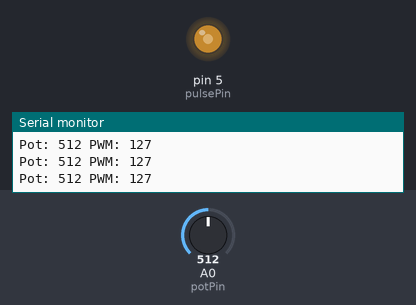
Simulated run of this sketch. Board: Arduino Uno, built with avr-gcc and run on an emulated ATmega328P. Parts: output pins drawn as LEDs (lit = HIGH), the last lines printed to the serial monitor. Dashed ring = blinking. The inputs (shaded band) are chosen by the test bench; at power-on: A0 (potPin) = 512.

Above: at 1.2 s.
1.3 s: A0 (potPin) set to 716
At 1.66 s:
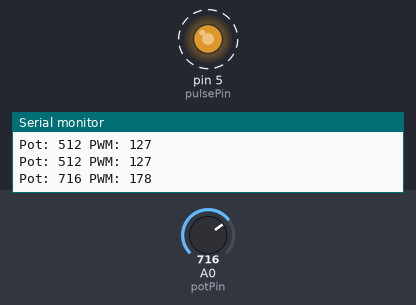
4.3 s: A0 (potPin) set to 900
7.3 s: A0 (potPin) set to 122
10.3 s: A0 (potPin) set to 511
Timing chart, 0 to 14.3 s (numbered marks = the images above; inputs shaded):
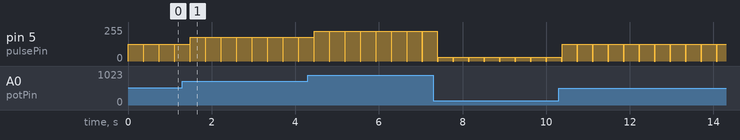

The sketch:

SpookyHalloweenAmmeters.ino
```cpp
/*
 * SpookyHalloweenAmmeters.ino
 *
 * Created: 6/25/2017 2:28:01 PM
 * Author: Bartikus
 */


const int potPin=A0;
const int pulsePin=5;

void setup()
{
	Serial.begin(115200);
	Serial.println("//////////////////////////////////////");
	Serial.println("Arduino Ammeter Controller by Bartikus");
	Serial.println("//////////////////////////////////////");
	Serial.println();
	Serial.println("Real-time debug output: ");

	pinMode(potPin, INPUT);
	pinMode(pulsePin, OUTPUT);
}

void loop()
{
	unsigned int potVal = analogRead(potPin);
	unsigned int pwmVal = map(potVal,0,1023,0,255);
	Serial.print("Pot: "); Serial.print(potVal); Serial.print(" PWM: "); Serial.println(pwmVal);
	analogWrite(pulsePin,pwmVal);
	delay(350);
	analogWrite(pulsePin,0);
	delay(20);
}
```

Measured:
- by itself, pin 5 (pulsePin): alternates 127/255 for 0.35 s and 0/255 for 0.02 s
